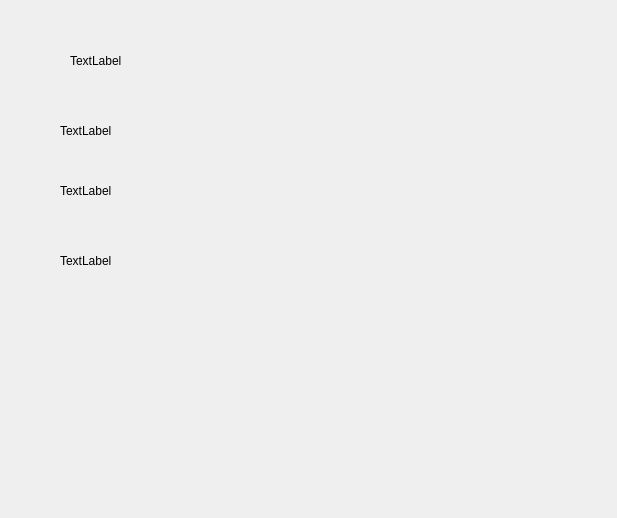
<?xml version="1.0" encoding="UTF-8"?>
<ui version="4.0">
 <class>Register</class>
 <widget class="QDialog" name="Register">
  <property name="geometry">
   <rect>
    <x>0</x>
    <y>0</y>
    <width>617</width>
    <height>518</height>
   </rect>
  </property>
  <property name="windowTitle">
   <string>Register</string>
  </property>
  <widget class="QLabel" name="label">
   <property name="geometry">
    <rect>
     <x>60</x>
     <y>120</y>
     <width>67</width>
     <height>21</height>
    </rect>
   </property>
   <property name="text">
    <string>TextLabel</string>
   </property>
  </widget>
  <widget class="QLabel" name="label_2">
   <property name="geometry">
    <rect>
     <x>60</x>
     <y>180</y>
     <width>67</width>
     <height>21</height>
    </rect>
   </property>
   <property name="text">
    <string>TextLabel</string>
   </property>
  </widget>
  <widget class="QLabel" name="label_3">
   <property name="geometry">
    <rect>
     <x>60</x>
     <y>250</y>
     <width>67</width>
     <height>21</height>
    </rect>
   </property>
   <property name="text">
    <string>TextLabel</string>
   </property>
  </widget>
  <widget class="QLabel" name="label_4">
   <property name="geometry">
    <rect>
     <x>70</x>
     <y>50</y>
     <width>67</width>
     <height>21</height>
    </rect>
   </property>
   <property name="text">
    <string>TextLabel</string>
   </property>
  </widget>
 </widget>
 <resources/>
 <connections/>
</ui>
